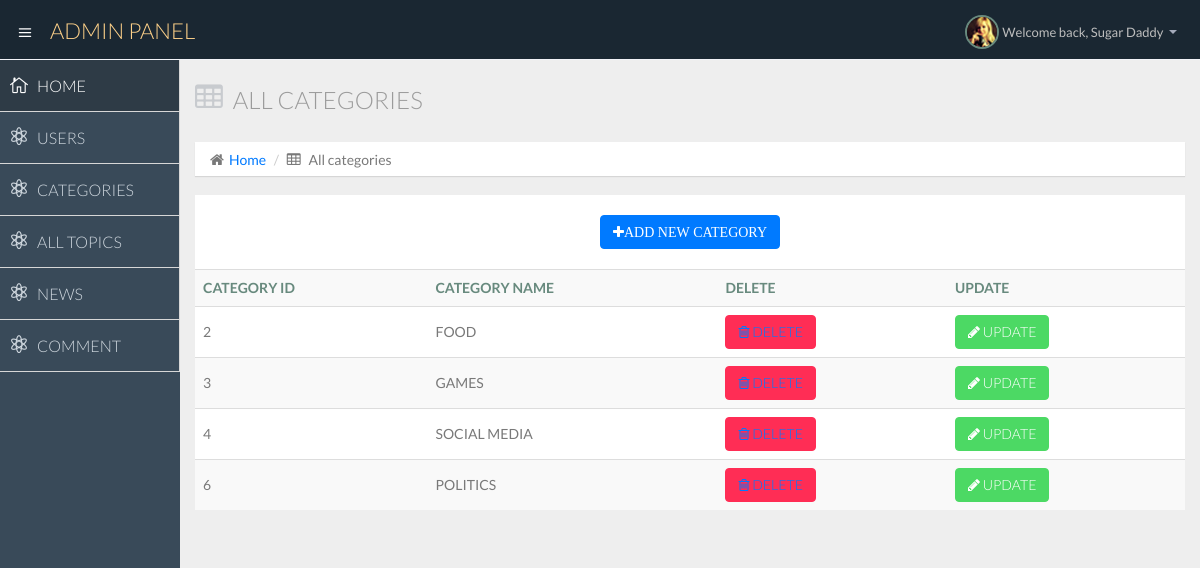
The app's page /admin/category.php (signed in) with its own data.
### tables this page shows
CREATE TABLE `tbl_categories` (
  `cat_id` int(11) NOT NULL,
  `cat_name` varchar(30) NOT NULL
);

### admin/category.php (the view, shortened to what this page needs)
<?php
if($_SESSION['login']==true) {?>
<!DOCTYPE html>
<html lang="en">
  <head>
    <link href="css/bootstrap.min.css" rel="stylesheet">
    <link href="css/bootstrap-theme.css" rel="stylesheet">
    <link href="css/elegant-icons-style.css" rel="stylesheet" />
    <link href="css/font-awesome.min.css" rel="stylesheet" />
    <link href="css/style.css" rel="stylesheet">
    <link href="css/style-responsive.css" rel="stylesheet" />
  </head>
  <body>
  <section id="container" class="">
  <?php include "header.php"; ?>
      <aside>
          <div id="sidebar"  class="nav-collapse ">
              <ul class="sidebar-menu">
                  <li class="active">
                      <a class="" href="home.php">
                          <i class="icon_house_alt"></i>
                          <span>HOME</span>
                      </a>
                      </li>
                  <li>
                    <a class="" href="user.php">
                        <i class="icon_genius"></i>
                        <span>  USERS </span>
                    </a>
                </li>
                        <li>
                    <a class="" href="category.php">
                        <i class="icon_genius"></i>
                        <span>CATEGORIES</span>
                    </a>
                </li>
                 <li>
                    <a class="" href="topics.php">
                        <i class="icon_genius"></i>
                        <span>ALL TOPICS</span>
                    </a>
                </li>
                 <li>
                    <a class="" href="news.php">
                        <i class="icon_genius"></i>
                        <span>NEWS</span>
                    </a>
                </li>
                <li>
                    <a class="" href="comment.php">
                        <i class="icon_genius"></i>
                        <span>COMMENT</span>
                    </a>
                </li>
              </ul>
          </div>
      </aside>
	  <?php
	include "connection.php";
$r="select * from tbl_categories";
$rs=mysqli_query($conn ,$r);
?>
      <section id="main-content">
          <section class="wrapper">
		  <div class="row">
				<div class="col-lg-12">
			<h3 class="page-header"><i class="fa fa-table"></i>ALL CATEGORIES </h3>
					<ol class="breadcrumb">
						<li><i class="fa fa-home"></i><a href="home.php">Home</a></li>
						<li><i class="fa fa-table"></i> All categories</li>
					</ol>
				</div>
			</div>
	   <div class="row">
                  <div class="col-lg-12">
                      <section class="panel">
		<br>
<center><a href="addcategory.php"> <button type="submit" class="btn btn-primary"><i class="fa fa-plus">ADD NEW CATEGORY </i></button></a></center> <br>
                          <table class="table table-striped table-advance table-hover">
                           <tbody>
                              <tr>
                                <th> CATEGORY ID</th>
								<th> CATEGORY NAME </th>
								<th> DELETE</th>
								<th>UPDATE </th>
							</tr>
 <?php
while($row=mysqli_fetch_assoc($rs))
		{
		?>
		<tr>
		                 <td> <?php echo $row['cat_id']; ?> </td>
						 <td> <?php echo $row['cat_name']; ?>  </td>
						 <td> <a href="deletecategory.php?id= <?php echo $row['cat_id'];?>" >   <button class="btn btn-danger"> <i class="fa fa-trash-o"> </i> DELETE </a> </button></td>
						 <td> <a href="updatecategory.php?id= <?php echo $row['cat_id'];?>" > <button class="btn btn-success"> <i class="fa fa-pencil"> </i> UPDATE </button></a> </td>
		 </tr>
		 <?php
		}
 ?>
                          </tbody>
                        </table>
                      </section>
                  </div>
              </div>
          </section>
      </section>
  </section>
  </body>
</html>
<?php
}
else {
	header("location:index.php?msg=login");
}
?>

### records on screen
tbl_categories: cat_id "2", cat_name "FOOD"
tbl_categories: cat_id "3", cat_name "GAMES"
tbl_categories: cat_id "4", cat_name "SOCIAL MEDIA"
tbl_categories: cat_id "6", cat_name "POLITICS"
